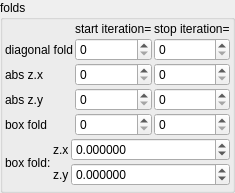
    <widget class="QGroupBox" name="groupBox">
     <property name="title">
      <string>folds</string>
     </property>
     <layout class="QVBoxLayout" name="verticalLayout_3" stretch="0,0">
      <property name="spacing">
       <number>2</number>
      </property>
      <property name="leftMargin">
       <number>2</number>
      </property>
      <property name="topMargin">
       <number>2</number>
      </property>
      <property name="rightMargin">
       <number>2</number>
      </property>
      <property name="bottomMargin">
       <number>2</number>
      </property>
      <item>
       <layout class="QGridLayout" name="gridLayout_8" columnstretch="0,1,1">
        <property name="spacing">
         <number>2</number>
        </property>
        <item row="1" column="0">
         <widget class="QLabel" name="label_50">
          <property name="text">
           <string>diagonal fold</string>
          </property>
         </widget>
        </item>
        <item row="1" column="1">
         <widget class="MySpinBox" name="spinboxInt_transf_start_iterations_Cx">
          <property name="sizePolicy">
           <sizepolicy hsizetype="Minimum" vsizetype="Maximum">
            <horstretch>0</horstretch>
            <verstretch>0</verstretch>
           </sizepolicy>
          </property>
          <property name="maximum">
           <number>999</number>
          </property>
         </widget>
        </item>
        <item row="2" column="1">
         <widget class="MySpinBox" name="spinboxInt_transf_start_iterations_X">
          <property name="enabled">
           <bool>true</bool>
          </property>
          <property name="sizePolicy">
           <sizepolicy hsizetype="Minimum" vsizetype="Maximum">
            <horstretch>0</horstretch>
            <verstretch>0</verstretch>
           </sizepolicy>
          </property>
          <property name="maximum">
           <number>999</number>
          </property>
         </widget>
        </item>
        <item row="3" column="1">
         <widget class="MySpinBox" name="spinboxInt_transf_start_iterations_Y">
          <property name="enabled">
           <bool>true</bool>
          </property>
          <property name="sizePolicy">
           <sizepolicy hsizetype="Minimum" vsizetype="Maximum">
            <horstretch>0</horstretch>
            <verstretch>0</verstretch>
           </sizepolicy>
          </property>
          <property name="maximum">
           <number>999</number>
          </property>
         </widget>
        </item>
        <item row="2" column="2">
         <widget class="MySpinBox" name="spinboxInt_transf_stop_iterations_X">
          <property name="enabled">
           <bool>true</bool>
          </property>
          <property name="sizePolicy">
           <sizepolicy hsizetype="Minimum" vsizetype="Maximum">
            <horstretch>0</horstretch>
            <verstretch>0</verstretch>
           </sizepolicy>
          </property>
          <property name="maximum">
           <number>999</number>
          </property>
         </widget>
        </item>
        <item row="3" column="2">
         <widget class="MySpinBox" name="spinboxInt_transf_stop_iterations_Y">
          <property name="enabled">
           <bool>true</bool>
          </property>
          <property name="sizePolicy">
           <sizepolicy hsizetype="Minimum" vsizetype="Maximum">
            <horstretch>0</horstretch>
            <verstretch>0</verstretch>
           </sizepolicy>
          </property>
          <property name="maximum">
           <number>999</number>
          </property>
         </widget>
        </item>
        <item row="0" column="1">
         <widget class="QLabel" name="label_281">
          <property name="text">
           <string>start iteration=</string>
          </property>
         </widget>
        </item>
        <item row="0" column="2">
         <widget class="QLabel" name="label_282">
          <property name="text">
           <string>stop iteration=</string>
          </property>
         </widget>
        </item>
        <item row="3" column="0">
         <widget class="QLabel" name="label_46">
          <property name="text">
           <string notr="true">abs z.y</string>
          </property>
         </widget>
        </item>
        <item row="1" column="2">
         <widget class="MySpinBox" name="spinboxInt_transf_stop_iterations_Cx">
          <property name="sizePolicy">
           <sizepolicy hsizetype="Minimum" vsizetype="Maximum">
            <horstretch>0</horstretch>
            <verstretch>0</verstretch>
           </sizepolicy>
          </property>
          <property name="maximum">
           <number>999</number>
          </property>
         </widget>
        </item>
        <item row="2" column="0">
         <widget class="QLabel" name="label_45">
          <property name="text">
           <string notr="true">abs z.x</string>
          </property>
         </widget>
        </item>
        <item row="4" column="0">
         <widget class="QLabel" name="label_49">
          <property name="text">
           <string notr="true">box fold</string>
          </property>
         </widget>
        </item>
        <item row="4" column="1">
         <widget class="MySpinBox" name="spinboxInt_transf_start_iterations_A">
          <property name="sizePolicy">
           <sizepolicy hsizetype="Minimum" vsizetype="Maximum">
            <horstretch>0</horstretch>
            <verstretch>0</verstretch>
           </sizepolicy>
          </property>
          <property name="maximum">
           <number>999</number>
          </property>
         </widget>
        </item>
        <item row="4" column="2">
         <widget class="MySpinBox" name="spinboxInt_transf_stop_iterations_A">
          <property name="sizePolicy">
           <sizepolicy hsizetype="Minimum" vsizetype="Maximum">
            <horstretch>0</horstretch>
            <verstretch>0</verstretch>
           </sizepolicy>
          </property>
          <property name="maximum">
           <number>999</number>
          </property>
         </widget>
        </item>
       </layout>
      </item>
      <item>
       <layout class="QGridLayout" name="gridLayout_2" columnstretch="0,0,1">
        <property name="spacing">
         <number>2</number>
        </property>
        <item row="3" column="2">
         <widget class="MyDoubleSpinBox" name="spinbox3_transf_addition_constantA_111_x">
          <property name="sizePolicy">
           <sizepolicy hsizetype="Minimum" vsizetype="Maximum">
            <horstretch>0</horstretch>
            <verstretch>0</verstretch>
           </sizepolicy>
          </property>
          <property name="prefix">
           <string/>
          </property>
          <property name="suffix">
           <string/>
          </property>
          <property name="decimals">
           <number>6</number>
          </property>
          <property name="minimum">
           <double>-99.989999999999995</double>
          </property>
          <property name="maximum">
           <double>99.989999999999995</double>
          </property>
          <property name="singleStep">
           <double>0.100000000000000</double>
          </property>
         </widget>
        </item>
        <item row="4" column="2">
         <widget class="MyDoubleSpinBox" name="spinbox3_transf_addition_constantA_111_y">
          <property name="sizePolicy">
           <sizepolicy hsizetype="Minimum" vsizetype="Maximum">
            <horstretch>0</horstretch>
            <verstretch>0</verstretch>
           </sizepolicy>
          </property>
          <property name="prefix">
           <string/>
          </property>
          <property name="suffix">
           <string/>
          </property>
          <property name="decimals">
           <number>6</number>
          </property>
          <property name="minimum">
           <double>-99.989999999999995</double>
          </property>
          <property name="maximum">
           <double>99.989999999999995</double>
          </property>
          <property name="singleStep">
           <double>0.100000000000000</double>
          </property>
         </widget>
        </item>
        <item row="3" column="0" rowspan="3">
         <widget class="QLabel" name="label_109">
          <property name="text">
           <string>box fold:</string>
          </property>
         </widget>
        </item>
        <item row="4" column="1">
         <widget class="QLabel" name="label_125">
          <property name="text">
           <string notr="true">z.y</string>
          </property>
         </widget>
        </item>
        <item row="3" column="1">
         <widget class="QLabel" name="label_126">
          <property name="text">
           <string notr="true">z.x</string>
          </property>
         </widget>
        </item>
       </layout>
      </item>
     </layout>
    </widget>
